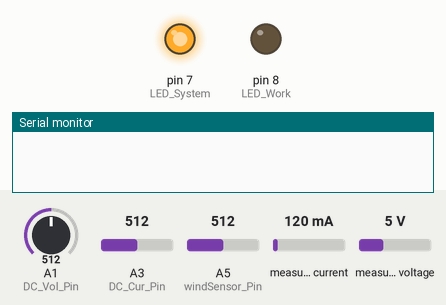
Simulated run of this sketch. Board: Arduino Uno, built with avr-gcc and run on an emulated ATmega328P. Shown: output pins drawn as LEDs (lit = HIGH), the last lines printed to the serial monitor. Inputs (shaded band) come from the test bench; at power-on: A1 (DC_Vol_Pin) = 512, A3 (DC_Cur_Pin) = 512, A5 (windSensor_Pin) = 512, measured current 120 mA, measured voltage 5 V. No radio packets arrive unless stated.

Above: at 5.1 s.
At 10.29 s:
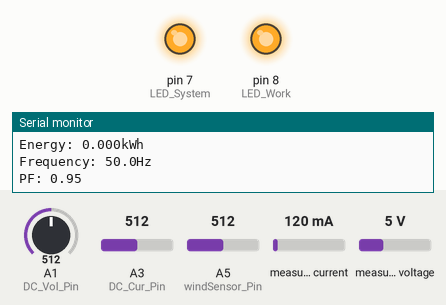
Timing chart, 0 to 13.5 s (numbered marks = the images above):
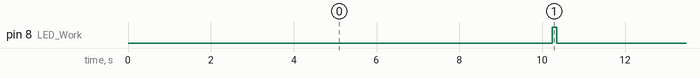

Measured:
- by itself, pin 8 (LED_Work): alternates HIGH for 0.10 s and LOW for 10.2 s

The sketch:

Wind_Node.ino
```cpp
// Khai bao su dung cac thu vien
#include <PZEM004Tv30.h>      // https://github.com/mandulaj/PZEM-004T-v30
#include <SoftwareSerial.h>
#include <LoRa.h>             // https://github.com/sandeepmistry/arduino-LoRa
#include <SPI.h>              // https://github.com/arduino/ArduinoCore-avr/tree/master/libraries/SPI

// So do noi day voi module SPI SX1278 LoRa
//* LoRa         Arduino Uno R3     ATmega328P
//* VCC              3.3V
//* GND              GND
//* RST               9              PB1 - 15
//* DIO0              2              PD2 - 4
//* EN/NSS            10             PB2 - 16
//* MOSI              11             PB3 - 17
//* MISO              12             PB4 - 18
//* SCK               13             PB5 - 19

// Khai bao ten cho cac chan
#define DC_Vol_Pin A1  // Chan noi doc dien ap DC
#define DC_Cur_Pin A3  // Chan noi doc dong dien DC
#define windSensor_Pin A5 // Chan noi doc gia tri motor sensor
#define LED_System 7   // LED he thong, ON = sang, OFF = tat, PD7 - 13
#define LED_Work 8     // LED bao da gui du lieu xong, PB0 - 14

// Khai bao bien va du lieu
String LoRaMessage = "";  // Chuoi du lieu gui di qua mang LoRa
char device_id[6] = "VNVP1";  // Thiet lap ma ID xac nhan Node1 = Wind Node

int Vol_Value = 0;  // Gia tri analog tai chan A1
float Vol_DC = 0;   // Gia tri dien ap tai chan A1
float R1 = 10000.0;
float R2 = 2000.0;  // Gia tri dien tro cau phan ap

const float R_Shunt = 0.12; // Gia tri dien tro Shunt
const float R1_OA = 1000.0; // Gia tri dien tro R1 Op-amp
const float R2_OA = 10000.0;  // Gia tri dien tro R2 op-amp
const float R3_OA = 1000.0; // Gia tri dien tro R3 Op-amp
const float R4_OA = 10000.0;  // Gia tri dien tro R4 op-amp
int Cur_Value = 0;  // Gia tri analog tai chan A3
float Vol_Cur = 0; // Gia tri dien ap tai chan A3
float Vol_Shunt;  // Gia tri dien ap tai dien tro Shunt
float Cur_Shunt;  // Gia tri dong dien tai dien tro Shunt

float Cur_DC = 0; // Gia tri dong dien DC
float Power_DC = 0; // Gia tri cong suat DC

float Vol_AC, Cur_AC, Power_AC, Energy, Frequency, PowerFactor; // Cac gia tri thong so AC

float Wind_Val;
float Weather;

unsigned long last_time = 0;  // Gia tri time

SoftwareSerial pzemSWSerial(5, 6);
/* Use software serial for the PZEM
 * Pin 5 Rx (Connects to the Tx pin on the PZEM)
 * Pin 6 Tx (Connects to the Rx pin on the PZEM)
*/
PZEM004Tv30 pzem;

void DC_Vol()
{
  Vol_Value = analogRead(DC_Vol_Pin);

  Vol_DC = Vol_Value*(5/1023.);
  Vol_DC = float(Vol_DC*(R1+R2)/R2);  // Cau phan ap
}

void DC_Cur()
{
  for(int i = 0; i < 100; i++)
  {
    Cur_Value += analogRead(DC_Cur_Pin);
    delay(1);
  }

  Cur_Value /= 100.0;
  Vol_Cur = Cur_Value*(5.0/1023.0);

  Vol_Shunt = Vol_Cur/(1 + (R2_OA/R1_OA));  // Khuech dai Op-amp
  Vol_Shunt = Vol_Shunt/(1 + (R4_OA/R3_OA));;
  Cur_Shunt = Vol_Shunt / R_Shunt;
  if(Cur_Shunt > 0.13)
  {
    Cur_Shunt = 0.12;
  }
}

void DC_Pow()
{
  Cur_DC = Cur_Shunt;
  Power_DC = Vol_DC * Cur_DC; // P = U * I
}

void AC_Pow()
{
  // Read the data from the sensor
  Vol_AC = pzem.voltage();
  Cur_AC = pzem.current();
  Power_AC = pzem.power();
  Energy = pzem.energy();
  Frequency = pzem.frequency();
  PowerFactor = pzem.pf();

  // Check if the data is valid
  if(isnan(Vol_AC))
  {
    Vol_AC = Cur_AC = Power_AC = Energy = Frequency = PowerFactor = 0.00;
  }
  else
  {
    // Print the values to the Serial console
    Serial.print("Voltage: ");      Serial.print(Vol_AC);         Serial.println("V");
    Serial.print("Current: ");      Serial.print(Cur_AC);         Serial.println("A");
    Serial.print("Power: ");        Serial.print(Power_AC);       Serial.println("W");
    Serial.print("Energy: ");       Serial.print(Energy,3);       Serial.println("kWh");
    Serial.print("Frequency: ");    Serial.print(Frequency, 1);   Serial.println("Hz");
    Serial.print("PF: ");           Serial.println(PowerFactor);
  }
}

void WindSensor()
{
  Wind_Val = analogRead(windSensor_Pin);

  if(Wind_Val <= 164) // Nho hon 0.8V thi khong co gio
  {
    Weather = 0.00;  // Khong co gio
  }
  else  // Lon hon 0.8V thi co gio
  {
    Weather= 1.00;  // Co gio
  }
}

void setup()
{
  Serial.begin(115200); // Cau hinh Serial Port
  pzem = PZEM004Tv30(pzemSWSerial); // Cau hinh module PZEM

  pinMode(LED_System, OUTPUT); // Khoi tao cau hinh LED ON/OFF he thong
  pinMode(LED_Work, OUTPUT); // Khoi tao cau hinh LED bao trang thai gui du lieu
  digitalWrite(LED_System, HIGH); // Node ON

  while (!Serial);

  if (!LoRa.begin(433E6))
  {
//    Serial.println("Starting LoRa failed!");
//    while (1);
    asm volatile ("jmp 0");
  }
}

void loop()
{
  if (!LoRa.begin(433E6))
  {
    asm volatile ("jmp 0");
  }
  else
  {
    if((unsigned long)(millis()-last_time) > 10000) // Thuc hien sau moi 10s
    {
      DC_Vol();
      DC_Cur();
      DC_Pow();
      AC_Pow();
      WindSensor();

      // Dong goi ID Node1, cac ket qua du lieu, cac ky tu dac biet thanh 1 chuoi
      LoRaMessage = String(device_id) + "/" + String(Vol_DC) + "~" + String(Cur_DC) + "!" + String(Power_DC)
                  + "@" + String(Vol_AC) + "#" + String(Cur_AC) + "$" + String(Power_AC)
                  + "%" + String(Energy) + "^" + String(Frequency) + "&" + String(PowerFactor) + "*" + String(Weather);

      // send packet
      LoRa.beginPacket();
      LoRa.print(LoRaMessage);
      LoRa.endPacket();

      digitalWrite(LED_Work, HIGH); // sent data
      delay(100);
      digitalWrite(LED_Work, LOW);

      // Clear
      Vol_DC = Cur_DC = 0.00;

      last_time = millis();
    }
  }
}
```
